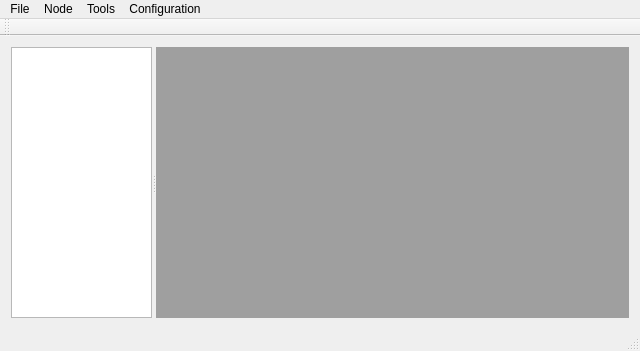
<?xml version="1.0" encoding="UTF-8"?>
<ui version="4.0">
 <class>MainWindow</class>
 <widget class="QMainWindow" name="MainWindow">
  <property name="geometry">
   <rect>
    <x>0</x>
    <y>0</y>
    <width>640</width>
    <height>351</height>
   </rect>
  </property>
  <property name="windowTitle">
   <string>MainWindow</string>
  </property>
  <widget class="QWidget" name="centralWidget">
   <layout class="QHBoxLayout" name="horizontalLayout">
    <item>
     <widget class="QSplitter" name="splitter">
      <property name="orientation">
       <enum>Qt::Horizontal</enum>
      </property>
      <widget class="QListWidget" name="listWidget">
       <property name="minimumSize">
        <size>
         <width>101</width>
         <height>271</height>
        </size>
       </property>
       <property name="maximumSize">
        <size>
         <width>141</width>
         <height>16777215</height>
        </size>
       </property>
      </widget>
      <widget class="QMdiArea" name="frame"/>
     </widget>
    </item>
   </layout>
  </widget>
  <widget class="QMenuBar" name="menuBar">
   <property name="geometry">
    <rect>
     <x>0</x>
     <y>0</y>
     <width>640</width>
     <height>25</height>
    </rect>
   </property>
   <widget class="QMenu" name="menuFile">
    <property name="title">
     <string>File</string>
    </property>
    <addaction name="actionOpen"/>
    <addaction name="actionSave_As"/>
    <addaction name="separator"/>
    <addaction name="actionQuit"/>
   </widget>
   <widget class="QMenu" name="menuNode">
    <property name="title">
     <string>Node</string>
    </property>
    <addaction name="actionClear_selection"/>
    <addaction name="actionSelect_descendants"/>
    <addaction name="actionSelect_Ancestors"/>
    <addaction name="actionExpand"/>
    <addaction name="actionCollapse"/>
    <addaction name="actionColor_nodes"/>
    <addaction name="actionSelect_all_nodes"/>
    <addaction name="separator"/>
    <addaction name="actionSearch_terminal_nodes"/>
   </widget>
   <widget class="QMenu" name="menuTools">
    <property name="title">
     <string>Tools</string>
    </property>
    <addaction name="actionProcess_tree"/>
    <addaction name="actionConcense_trees"/>
   </widget>
   <widget class="QMenu" name="menuConfiguration">
    <property name="title">
     <string>Configuration</string>
    </property>
    <addaction name="actionParameters"/>
    <addaction name="actionOptions"/>
   </widget>
   <addaction name="menuFile"/>
   <addaction name="menuNode"/>
   <addaction name="menuTools"/>
   <addaction name="menuConfiguration"/>
  </widget>
  <widget class="QToolBar" name="mainToolBar">
   <attribute name="toolBarArea">
    <enum>TopToolBarArea</enum>
   </attribute>
   <attribute name="toolBarBreak">
    <bool>false</bool>
   </attribute>
  </widget>
  <widget class="QStatusBar" name="statusBar"/>
  <action name="actionOpen">
   <property name="text">
    <string>Open...</string>
   </property>
   <property name="toolTip">
    <string>Open a new file</string>
   </property>
   <property name="shortcut">
    <string>Ctrl+O</string>
   </property>
  </action>
  <action name="actionSave_As">
   <property name="text">
    <string>Save As...</string>
   </property>
   <property name="shortcut">
    <string>Ctrl+S</string>
   </property>
  </action>
  <action name="actionQuit">
   <property name="text">
    <string>Quit</string>
   </property>
   <property name="toolTip">
    <string>Quit the application</string>
   </property>
   <property name="shortcut">
    <string>Ctrl+Q</string>
   </property>
  </action>
  <action name="actionProcess_tree">
   <property name="text">
    <string>Propagate...</string>
   </property>
  </action>
  <action name="actionConcense_trees">
   <property name="text">
    <string>Concense trees...</string>
   </property>
  </action>
  <action name="actionParameters">
   <property name="text">
    <string>Parameters...</string>
   </property>
  </action>
  <action name="actionOptions">
   <property name="text">
    <string>Options...</string>
   </property>
   <property name="shortcut">
    <string>Ctrl+Shift+O</string>
   </property>
  </action>
  <action name="actionClear_selection">
   <property name="text">
    <string>Clear selection</string>
   </property>
  </action>
  <action name="actionSelect_descendants">
   <property name="text">
    <string>Select descendants</string>
   </property>
  </action>
  <action name="actionSelect_Ancestors">
   <property name="text">
    <string>Select ancestors</string>
   </property>
  </action>
  <action name="actionExpand">
   <property name="text">
    <string>Expand (not working)</string>
   </property>
  </action>
  <action name="actionCollapse">
   <property name="text">
    <string>Collapse (not working)</string>
   </property>
  </action>
  <action name="actionColor_nodes">
   <property name="text">
    <string>Color nodes...</string>
   </property>
  </action>
  <action name="actionNode_details">
   <property name="text">
    <string>Node details...</string>
   </property>
  </action>
  <action name="actionSelect_all_nodes">
   <property name="text">
    <string>Select all nodes</string>
   </property>
  </action>
  <action name="actionSearch_terminal_nodes">
   <property name="text">
    <string>Search terminal nodes...</string>
   </property>
  </action>
 </widget>
 <layoutdefault spacing="6" margin="11"/>
 <resources/>
 <connections/>
</ui>
